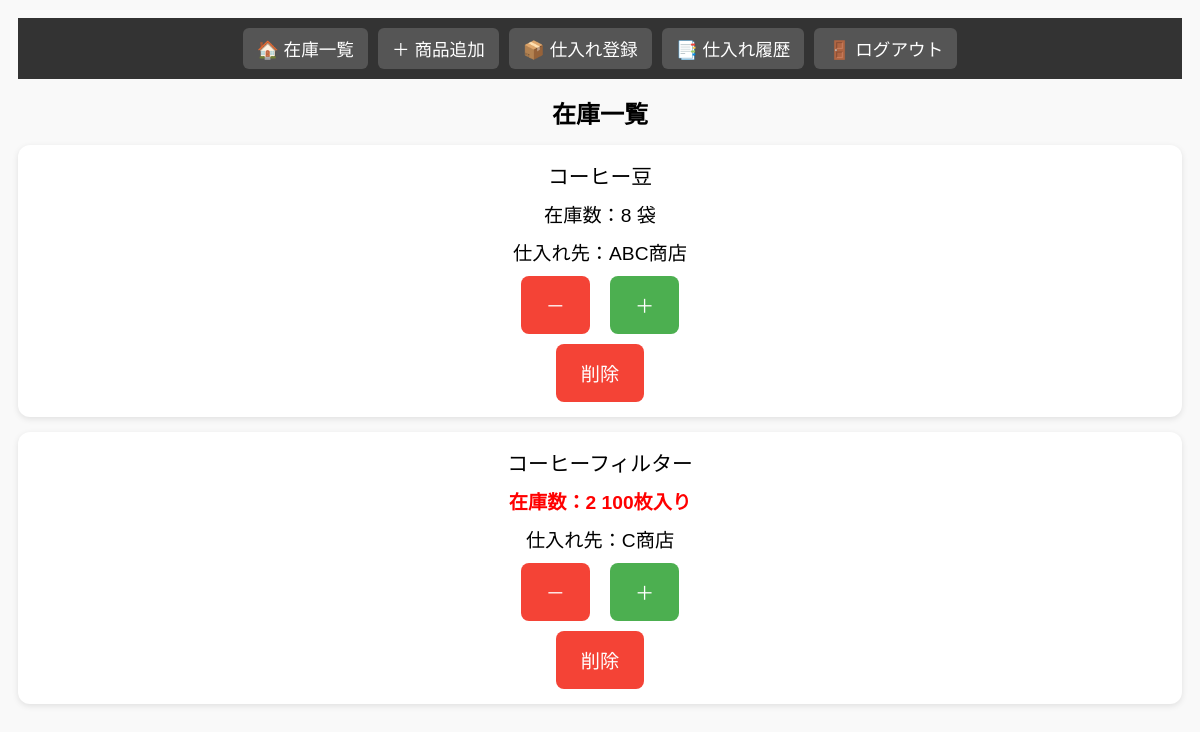
The page / (signed in) on the database its author committed.
### tables this page shows
CREATE TABLE items (
    id INTEGER PRIMARY KEY AUTOINCREMENT, -- 商品ID
    name TEXT NOT NULL,                   -- 商品名
    quantity INTEGER NOT NULL DEFAULT 0,  -- 在庫数
    unit TEXT,                            -- 単位（個、本、g など）
    supplier TEXT                         -- 仕入れ先
, min_quantity INTEGER DEFAULT 0);

### app.py (the view)
@app.route("/")
@login_required
def index():
    conn = sqlite3.connect("cafe.db")
    conn.row_factory = sqlite3.Row
    cur = conn.cursor()
    cur.execute("SELECT * FROM items")
    items = cur.fetchall()
    conn.close()
    return render_template("index.html", items=items)

### app.py (called while the page is built)
@login_manager.user_loader
def load_user(user_id):
    conn = sqlite3.connect('cafe.db')
    conn.row_factory = sqlite3.Row
    cur = conn.cursor()
    cur.execute("SELECT * FROM users WHERE id = ?", (user_id,))
    user = cur.fetchone()
    conn.close()
    if user:
        return User(user["id"], user["username"], user["password"])
    return None

### templates/index.html (shortened to what this page needs)
{% extends "base.html" %}
{% block content %}
  <h1>在庫一覧</h1>
  {% for item in items %}
  <div class="item-card">
    <div class="item-name">{{ item.name }}</div>
    <div class="quantity {% if item.quantity < item.min_quantity %}low-stock{% endif %}">
      在庫数：{{ item.quantity }} {{ item.unit }}
    </div>
    <div class="quantity">仕入れ先：{{ item.supplier }}</div>
    <div class="button-group">
      <form method="POST" action="/update_quantity/{{ item.id }}/minus">
        <button type="submit" class="minus">－</button>
      </form>
      <form method="POST" action="/update_quantity/{{ item.id }}/plus">
        <button type="submit">＋</button>
      </form>
    </div>
    <form method="POST" action="/delete_item/{{ item.id }}"
          onsubmit="return confirm('削除しますか？');"
          style="text-align:center; margin-top:10px;">
      <button type="submit" class="minus">削除</button>
    </form>
  </div>
  {% endfor %}
{% endblock %}

### static/style.css (style rules this page uses)
body { font-family: sans-serif; padding: 10px; background: #f9f9f9; }
h1 { text-align: center; font-size: 1.5em; margin-bottom: 15px; }
.item-card { background: #fff; border-radius: 12px; padding: 15px; margin-bottom: 15px; box-shadow: 0 2px 6px rgba(0,0,0,0.1); }
.item-name { font-size: 1.3em; margin-bottom: 10px; text-align: center; }
.quantity { text-align: center; margin-bottom: 10px; font-size: 1.2em; }
.button-group { display: flex; justify-content: center; gap: 20px; }
button { padding: 15px 25px; font-size: 1.2em; border: none; border-radius: 8px; background: #4CAF50; color: white; }
button.minus { background: #f44336; }
.low-stock { color: red; font-weight: bold; }

### rows shown on the page
items: name "コーヒー豆", quantity "8", unit "袋", supplier "ABC商店"
items: name "コーヒーフィルター", quantity "2", unit "100枚入り", supplier "C商店"
